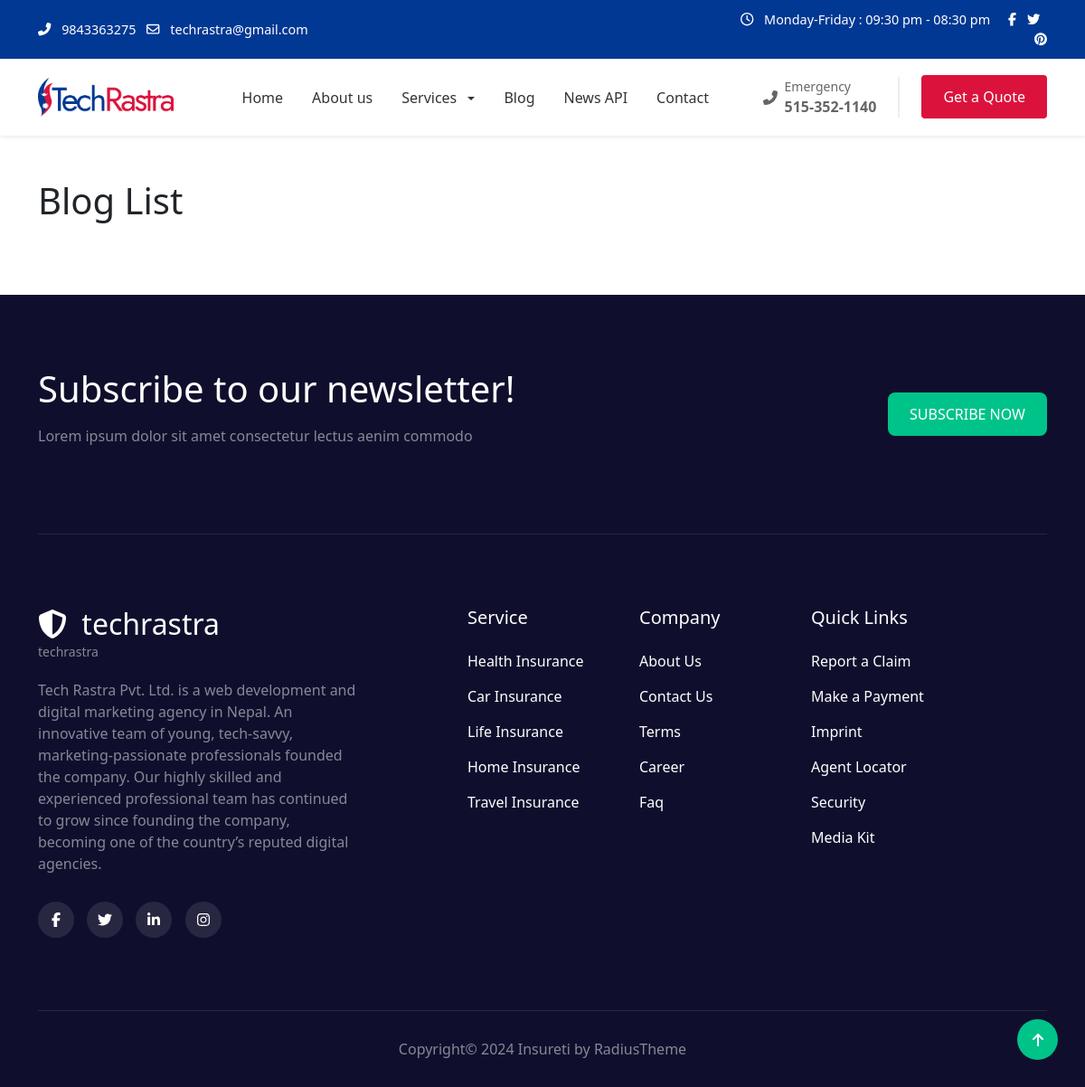
/blog, run on an earlier commit of the app's database.
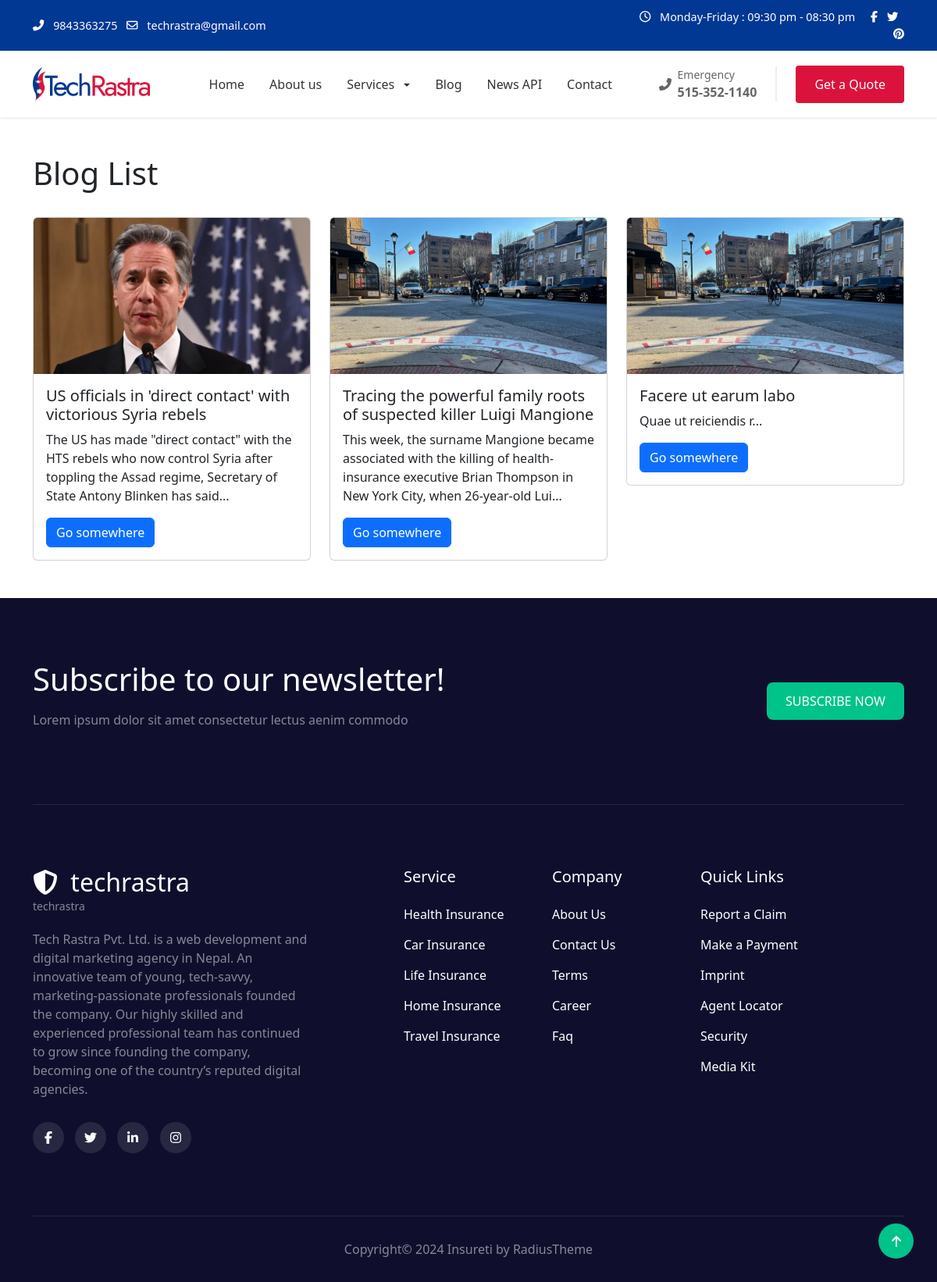
And on a later commit of the database.
### website/models.py (models this page shows)
class Blog(models.Model):
    category = models.ForeignKey(Category, on_delete=models.CASCADE)
    title = models.CharField(max_length=100)
    slug = models.SlugField(max_length=100, unique=True)
    sub_title = models.CharField(max_length=100, blank=True, null=True)
    image = models.ImageField(upload_to='page/', blank=True, null=True)
    summary = models.TextField(blank=True, null=True)
    description = RichTextField(blank=True, null=True)
    meta_title = models.CharField(max_length=100, blank=True, null=True)
    meta_description = models.TextField(blank=True, null=True)
    meta_keyword = models.TextField(blank=True, null=True)
    @property
    def get_limit_summary(self):
        return self.summary[:150] + '...'

### website/views.py (the view)
# urls.py: path('blog', views.blog_views, name='blog'),
def blog_views(request):
    data={
            'blogData': Blog.objects.all(),
    }
    return render(request, 'blog.html',data)

### website/general.py (called while the page is built)
def global_data(request):
    data={
            'settingData': Setting.objects.first(),
            'menuServiceData': Service.objects.all(),
    }
    return data

### website/templates/blog.html
{% extends 'layouts/master.html' %}
{% block content %}
    <div class="container py-5">
        <div class="row">
            <div class="col-md-12 mb-4">
               <h1>Blog List</h1>
            </div>
        </div>
        <div class="row">
            {% for blog in blogData %}
            <div class="col-md-4">
                <div class="card">
                    {% if blog.image %}
                    <img src="{{blog.image.url}}" style="height: 200px;"
                    class="card-img-top" alt="{{blog.title}}">
                    {% endif %}
                    <div class="card-body">
                      <h5 class="card-title">
                        {{ blog.title }}
                      </h5>
                      <p class="card-text">
                        {{ blog.get_limit_summary }}
                      </p>
                      <a href="{% url 'blog-details' blog.slug %}" class="btn btn-primary">Go somewhere</a>
                    </div>
                  </div>
            </div>
            {% endfor %}
        </div>
    </div>
{% endblock %}

What changed in the data, as far as the page shows it:
added Blog: image (picture), title "US officials in 'direct contact' with victorious Syria rebels", get_limit_summary "The US has made \"direct contact\" with the HTS rebels who now control Syria after toppling the Assad regime, Secretary of State Antony Blinken has said..."
added Blog: image (picture), title "Tracing the powerful family roots of suspected killer Luigi Mangione", get_limit_summary "This week, the surname Mangione became associated with the killing of health-insurance executive Brian Thompson in New York City, when 26-year-old Lui..."
added Blog: image (picture), title "Facere ut earum labo", get_limit_summary "Quae ut reiciendis r..."
